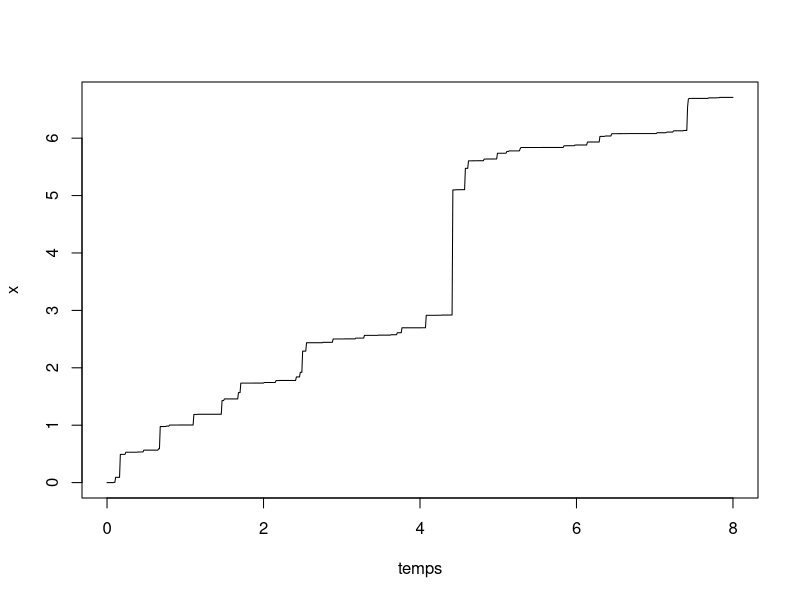
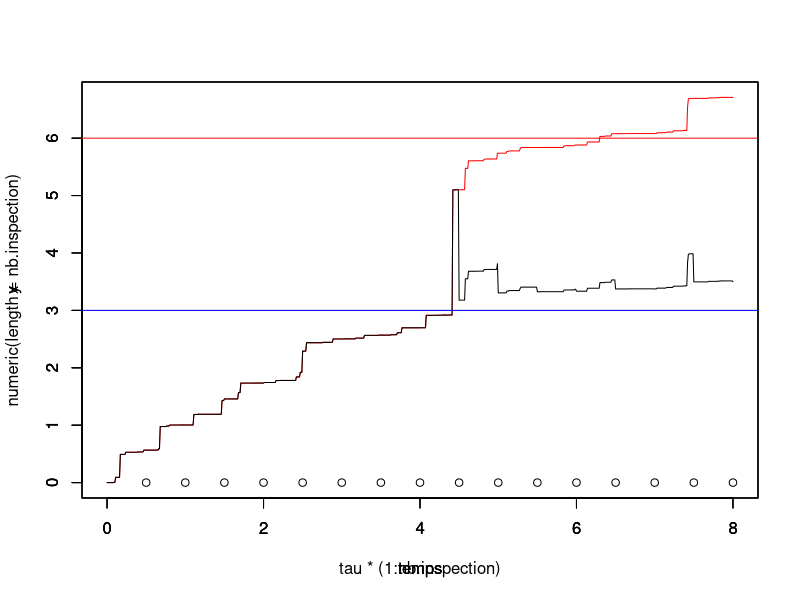

These figures' R source, in order: (Note: this script raises an error after producing the figures.)
library(ggplot2)
library(tidyverse)
tau = 0.5 # intervalle inter-inspection
rho = 0.8 # parametre ARD1
L=3 # seuil pour MP
M=6 # seuil pout MC
tps.final <-8 # fenêtre d'observation du processus

# Simulation d'un processus gamma
pas = 0.01 # pas de temps pour simuler le processus

temps = seq(from = 0,to = tps.final,by = pas)
alpha = 1 # paramètre de forme de Gamma a = alpha t
beta = 1 # paramètre d'échelle de Gamma
n=length(temps)
x=numeric(n) # processus Gamma simulé
y=numeric(n) # processus Gamma maintenu
x[1] = 0

nb.inspection<- floor(tps.final/tau)

obs<-numeric(nb.inspection)

for(i in 2:n){
  x[i] = x[i-1] + rgamma(1,scale = beta, shape = alpha*(temps[i]^beta)-temps[i-1]^beta)
}

plot(temps,x,type="l")

# avant la première inspection y=x
y[1:(tau/pas)]<-x[1:(tau/pas)]

# Décision à chaque inspection

ifelse(x[tau/pas+1]<L,y[tau/pas+1]<-x[tau/pas+1],ifelse(x[tau/pas+1]<M,y[tau/pas+1]<-(1-rho)*x[tau/pas+1],y[tau/pas+1]<-0))

obs[1]<-y[tau/pas+1]

j<-1 # indicateur inspection
while (obs[j]<M & j<nb.inspection) {
  y[(j*tau/pas+2):((j+1)*tau/pas+1)]<-y[j*tau/pas+1]+x[(j*tau/pas+2):((j+1)*tau/pas+1)]-x[j*tau/pas+1]
  ifelse(y[(j+1)*tau/pas+1]<L,print("no action"),ifelse(y[(j+1)*tau/pas+1]<M,y[(j+1)*tau/pas+1]<-y[j*tau/pas+1]+(1-rho)*(x[(j+1)*tau/pas+1]-x[j*tau/pas+1]),y[(j+1)*tau/pas+1]<-0))
  obs[j+1]<-y[(j+1)*tau/pas+1]
  j<-j+1
}

df <- data.frame(temps,x,y)
mygraph <- ggplot(df,aes(x = temps)) +  
  geom_line(aes(y = y), color = "darkred") +
  geom_line(aes(y = x), color="steelblue", linetype="twodash") +
  geom_abline(slope = 0,intercept = L,color="blue") +
  geom_abline(slope = 0,intercept = M,color="red")



plot(temps,x,col="red",type="l",ylim = c(0,max(x)),xlim = c(0,8))
par(new=T)
plot(temps,y,type="l",ylim=c(0,max(x)),xlim = c(0,8))
par(new=T)
plot(tau*(1:nb.inspection),numeric(length = nb.inspection),ylim=c(0,max(x)),type="p",xlim = c(0,8))
abline(h=L,col="blue")
abline(h=M,col="red")

#abline(v = tau*(1:nb.inspection))


#####################################
# Calcul de la loi stationnaire
#####################################

# se donner une grille pour les abscisses

K<-10 # nb itérations de l'algo de point fixe
grid_abs <- seq(0.01,8,0.01)
w<-matrix(nrow = K,ncol = length(grid_abs))

pi<-list()
pi[[1]]<-function(x) x*dexp(x)

w[1,]<-pi[[1]](grid_abs)


for(k in 2:K){
  for (abs in grid_abs){
    w[2,abs]<-integrate(function(x) pi[[k-1]](x)*dgamma(abs-x,rate=beta,shape=alpha*tau),0,min(c(L,abs))) + ifelse(abs<(1-rho)*L,0,integrate(function(x) pi[[k-1]](x)*dgamma(abs-(1-rho)*x,rate=beta,shape=alpha*tau),L,min(c(M,abs/(1-rho)))))
  }
  pi[[k]]<-function(x){}
}



# initialisation
